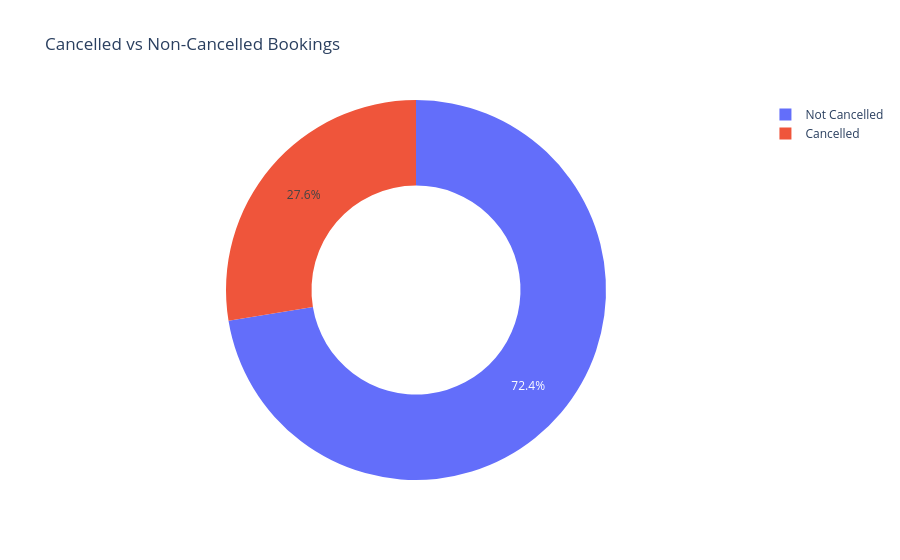

Notebook source saved alongside this figure:
### Code cell
fig = px.pie(
    cancellation_summary,
    names="Status",
    values="Bookings",
    hole=0.55,
    title="Cancelled vs Non-Cancelled Bookings"
)

fig.show()

### Figure 1 — Plotly figure (JSON) as saved in the notebook; plotly's stock layout.template omitted (floating-point values rounded to 4 significant figures)
{"data": [{"domain": {"x": [0, 1], "y": [0, 1]}, "hole": 0.55, "hovertemplate": "Status=%{label}<br>Bookings=%{value}<extra></extra>", "labels": ["Not Cancelled", "Cancelled"], "legendgroup": "", "name": "", "showlegend": true, "type": "pie", "values": [62244, 23720]}], "layout": {"legend": {"tracegroupgap": 0}, "title": {"text": "Cancelled vs Non-Cancelled Bookings"}}}
